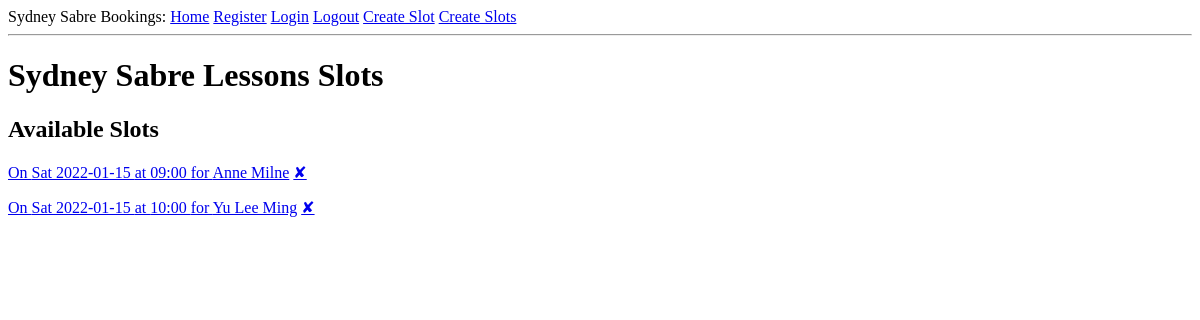
The page /index on the database as committed earlier.
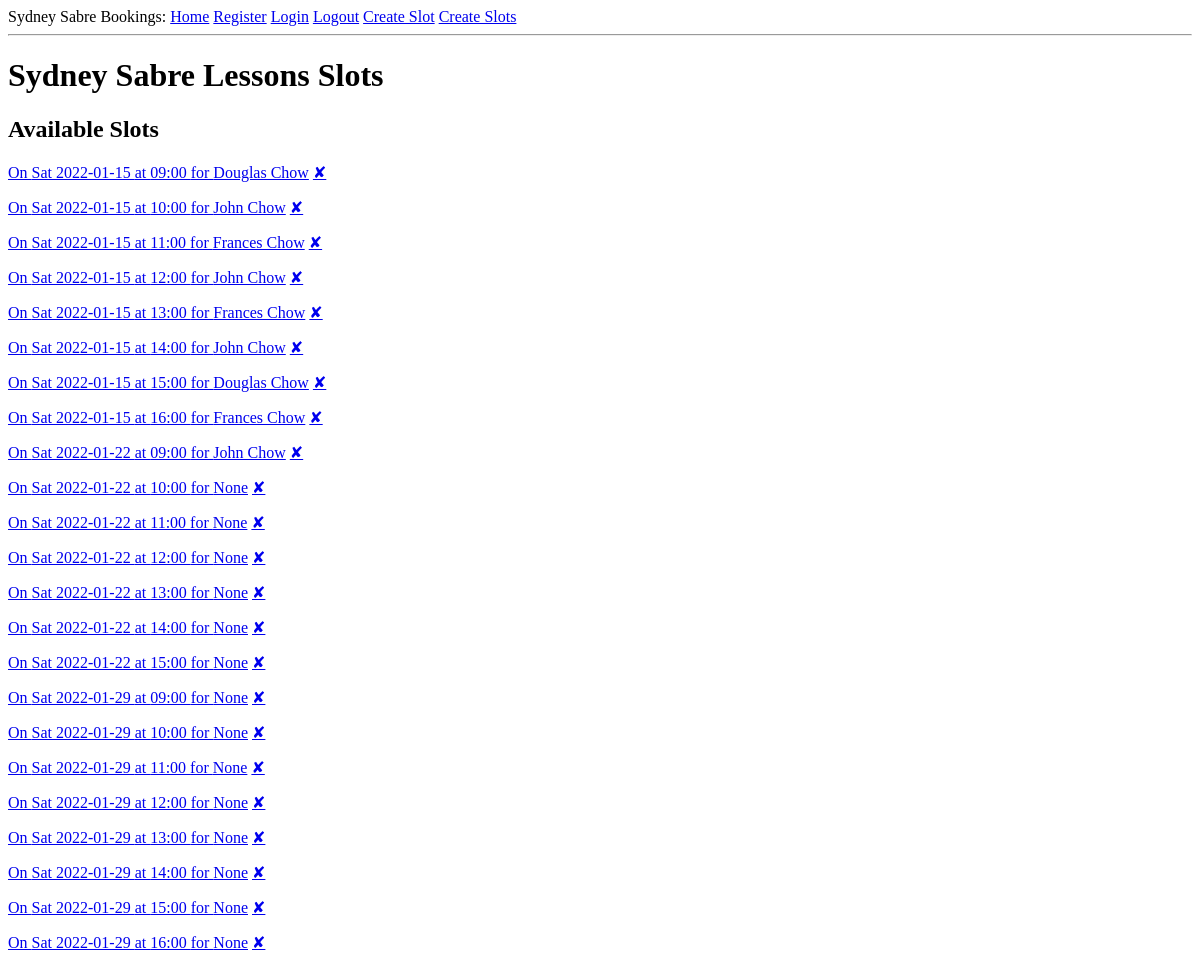
The same page on the database as committed later.
### app/models.py (models this page shows, shortened)
class Slot(db.Model):
    __tablename__ = "slots"
    id = db.Column(db.Integer, primary_key=True)
    date = db.Column(db.Date, nullable=False)
    time = db.Column(db.Time, nullable=False)
    name = db.Column(db.String(250), nullable=True)
    user_id = db.Column(db.Integer, db.ForeignKey('users.id'))

### app/routes.py (the view)
@app.route('/', methods=['GET'])
@app.route('/index', methods=['GET'])
def index():
    slots = Slot.query.all()
    slots_by_time = sorted(slots, key=lambda slot: slot.time)
    slots_by_timedate = sorted(slots_by_time, key=lambda slot: slot.date)
    return render_template('index.html', all_slots=slots_by_timedate)

### app/templates/index.html (shortened to what this page needs)
{% extends "base.html" %}
{% block content %}
        <h1>Sydney Sabre Lessons Slots</h1>
        <h2>Available Slots</h2>
        {% for slot in all_slots%}
        <div>
            <p>
                <a href="{{ url_for('book_slot', slot_id=slot.id) }}">On {{ slot.date.strftime('%a %Y-%m-%d') }} at {{ slot.time.strftime('%H:%M') }} for {{ slot.name }}</a>
                <a href="{{url_for('delete_slot', slot_id=slot.id) }}">✘</a>
            </p>
        </div>
        {% endfor%}
{% endblock %}

### app/templates/base.html (shortened to what this page needs)
<!DOCTYPE html>
<html lang="en">
<head>
</head>
<body>
    <div>Sydney Sabre Bookings:
        <a href="{{url_for('index')}}">Home</a>
        <a href="{{url_for('register')}}">Register</a>
        <a href="{{url_for('login')}}">Login</a>
        <a href="{{url_for('logout')}}">Logout</a>
        <a href="{{url_for('create_slot')}}">Create Slot</a>
        <a href="{{url_for('create_slots')}}">Create Slots</a>
    </div>
    <hr>
    {% block content %}{% endblock %}
</body>
</html>

Rows that differ between the two databases and show on the page:
removed Slot: date "Sat 2022-01-15", time "09:00", name "Anne Milne"
removed Slot: date "Sat 2022-01-15", time "10:00", name "Yu Lee Ming"
added Slot: date "Sat 2022-01-15", time "09:00", name "Douglas Chow"
added Slot: date "Sat 2022-01-15", time "10:00", name "John Chow"
added Slot: date "Sat 2022-01-15", time "11:00", name "Frances Chow"
added Slot: date "Sat 2022-01-15", time "12:00", name "John Chow"
added Slot: date "Sat 2022-01-15", time "13:00", name "Frances Chow"
added Slot: date "Sat 2022-01-15", time "14:00", name "John Chow"
added Slot: date "Sat 2022-01-15", time "15:00", name "Douglas Chow"
added Slot: date "Sat 2022-01-15", time "16:00", name "Frances Chow"
added Slot: date "Sat 2022-01-22", time "09:00", name "John Chow"
added Slot: date "Sat 2022-01-22", time "10:00", name "None"
added Slot: date "Sat 2022-01-22", time "11:00", name "None"
added Slot: date "Sat 2022-01-22", time "12:00", name "None"
added Slot: date "Sat 2022-01-22", time "13:00", name "None"
added Slot: date "Sat 2022-01-22", time "14:00", name "None"
added Slot: date "Sat 2022-01-22", time "15:00", name "None"
added Slot: date "Sat 2022-01-29", time "09:00", name "None"
added Slot: date "Sat 2022-01-29", time "10:00", name "None"
added Slot: date "Sat 2022-01-29", time "11:00", name "None"
added Slot: date "Sat 2022-01-29", time "12:00", name "None"
added Slot: date "Sat 2022-01-29", time "13:00", name "None"
added Slot: date "Sat 2022-01-29", time "14:00", name "None"
added Slot: date "Sat 2022-01-29", time "15:00", name "None"
added Slot: date "Sat 2022-01-29", time "16:00", name "None"
